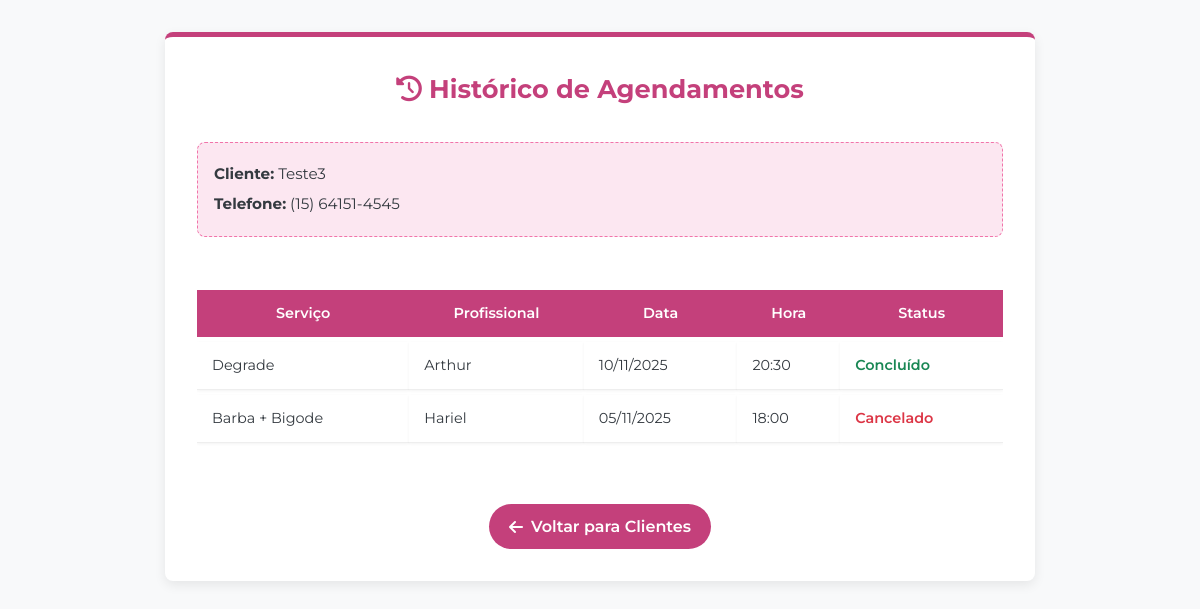
Screenshot of /clientes/historico/?nome=Teste3&telefone=(15) 64151-4545 (signed in) with the database file from the repository.
### LihStudio/models.py (models this page shows, shortened)
class Agendamento(models.Model):
    STATUS_CHOICES = [
        ("pendente", "Pendente"),
        ("confirmado", "Confirmado"),
        ("cancelado", "Cancelado"),
        ("concluido", "Concluído"),
    ]
    pagamento_id = models.CharField(max_length=100, blank=True, null=True, verbose_name="ID do Pagamento")
    pagamento_status = models.CharField(max_length=20, default="pendente", choices=[
        ("pendente", "Pendente"),
        ("aprovado", "Aprovado"),
        ("rejeitado", "Rejeitado"),
        ("processando", "Processando"),
    ], verbose_name="Status do Pagamento")
    contabilizar = models.BooleanField(
        default=False,
        verbose_name="Contabilizar no Faturamento",
        help_text="Marque se este agendamento deve ser incluído nos relatórios de faturamento."
    )
    valor_total = models.DecimalField(
        max_digits=8,
        decimal_places=2,
        null=True,
        blank=True,
        verbose_name="Valor Total (R$)"
    )
    profissional = models.ForeignKey(Profissional, on_delete=models.PROTECT, related_name="agendamentos")
    nome = models.CharField(max_length=100)
    telefone = models.CharField(max_length=20)
    email = models.EmailField()
    servico = models.ForeignKey(
        'Servico',
        on_delete=models.SET_NULL,
        null=True,
        blank=True,
        related_name='agendamentos',
        verbose_name="Serviço"
    )
    servico_nome_snapshot = models.CharField(
        "Nome do Serviço (Snapshot)",
        max_length=100,
        blank=True,
        help_text="Nome do serviço no momento do agendamento (não muda)"
    )
    servico_preco_snapshot = models.DecimalField(
        "Preço do Serviço (Snapshot)",
        max_digits=8,
        decimal_places=2,
        null=True,
        blank=True,
        help_text="Preço do serviço no momento do agendamento (não muda)"
    )
    data = models.DateField()
    hora = models.ForeignKey(HorarioDisponivel, on_delete=models.SET_NULL, null=True, blank=True)
    observacoes = models.TextField(blank=True)
    status = models.CharField(max_length=10, choices=STATUS_CHOICES, default="pendente", verbose_name="Status do Agendamento")
    manutencao_lembrada = models.BooleanField(
        default=False,
        verbose_name="Lembrete de manutenção enviado?",
        help_text="Marcar se o lembrete de manutenção foi enviado após 15 dias"
    )
    confirmado = models.BooleanField(default=False)
    token = models.UUIDField(default=uuid4, editable=False, unique=True)
    criado_em = models.DateTimeField(auto_now_add=True)
    hora_backup = models.TimeField(null=True, blank=True, verbose_name="Hora (backup)")
    def get_servico_display(self):
        if self.servico_nome_snapshot:
            return self.servico_nome_snapshot
        return self.servico.nome if self.servico else "Serviço não definido"

class Profissional(models.Model):
    nome = models.CharField("Nome", max_length=50)
    slug = models.SlugField("Slug", unique=True, help_text="Identificador sem espaços – ex.: NOME")
    ativo = models.BooleanField(default=True)
    class Meta:
        ordering = ["nome"]
        verbose_name = "Profissional"
        verbose_name_plural = "Profissionais"

### LihStudio/views.py (the view)
    def _wrapped_view(request, *args, **kwargs):
        if not request.user.is_authenticated:
            messages.warning(request, 'Você precisa fazer login para acessar esta área.')
            return redirect('login')
        if not request.user.is_superuser:
            messages.error(request, 'Acesso restrito a administradores.')
            return redirect('home')
        return view_func(request, *args, **kwargs)

### LihStudio/views.py (called while the page is built)
def only_admin(view_func):
    def _wrapped_view(request, *args, **kwargs):
        if not request.user.is_authenticated:
            messages.warning(request, 'Você precisa fazer login para acessar esta área.')
            return redirect('login')
        if not request.user.is_superuser:
            messages.error(request, 'Acesso restrito a administradores.')
            return redirect('home')
        return view_func(request, *args, **kwargs)
    return _wrapped_view

@only_admin
def historico_cliente(request):
    nome = request.GET.get('nome')
    telefone = request.GET.get('telefone')
    historico = Agendamento.objects.filter(
        nome=nome,
        telefone=telefone
    ).order_by('-data', '-hora_backup')  # Ordena pelo backup se hora for None
    return render(request, 'LihStudio/historico_cliente.html', {
        'historico': historico,
        'cliente_nome': nome,
        'cliente_telefone': telefone
    })

### LihStudio/templates/LihStudio/historico_cliente.html (shortened to what this page needs)
{% load static %}
<!DOCTYPE html>
<html lang="pt-br">
<head>
    <link rel="stylesheet" href="https://cdnjs.cloudflare.com/ajax/libs/font-awesome/6.4.0/css/all.min.css">
</head>
<body>
    <div class="page-wrapper">
        <div class="container">
            <header class="page-header">
                <h1><i class="fas fa-history"></i> Histórico de Agendamentos</h1>
            </header>
            <div class="client-info">
                <p><strong>Cliente:</strong> {{ cliente_nome }}</p>
                {% if cliente_telefone %}
                <p><strong>Telefone:</strong> {{ cliente_telefone }}</p>
                {% endif %}
            </div>
            {% if historico %}
                <div style="overflow-x: auto;">
                    <table class="table">
                        <thead>
                            <tr>
                                <th>Serviço</th>
                                <th>Profissional</th>
                                <th>Data</th>
                                <th>Hora</th>
                                <th>Status</th>
                            </tr>
                        </thead>
                        <tbody>
                            {% for agendamento in historico %}
                                <tr>
                                    <td>{{ agendamento.get_servico_display }}</td>
                                    <td>{{ agendamento.profissional.nome }}</td>
                                    <td>{{ agendamento.data|date:"d/m/Y" }}</td>
                                    <td>
                                        {% if agendamento.hora %}
                                            {{ agendamento.hora.hora|time:"H:i" }}
                                        {% elif agendamento.hora_backup %}
                                            {{ agendamento.hora_backup|time:"H:i" }}
                                        {% else %}
                                            -
                                        {% endif %}
                                    </td>
                                    <td class="status-{{ agendamento.status }}">
                                        {{ agendamento.get_status_display }}
                                    </td>
                                </tr>
                            {% endfor %}
                        </tbody>
                    </table>
                </div>
            {% else %}
                <div class="empty-state">
                    <i class="fas fa-calendar-times"></i>
                    <h3>Nenhum agendamento encontrado</h3>
                    <p>Este cliente ainda não possui agendamentos registrados.</p>
                </div>
            {% endif %}
            <div style="text-align: center; margin-top: 2rem;">
                <a href="{% url 'lista_clientes' %}" class="btn-back">
                    <i class="fas fa-arrow-left"></i> Voltar para Clientes
                </a>
            </div>
        </div>
    </div>
</body>
</html>

### LihStudio/templates/LihStudio/historico_cliente.html (style rules this page uses)
:root { --primary: #c4407b; --primary-light: #f174aa; --secondary: #fce7f1; --dark: #343a40; --light: #ffffff; --bg-page: #f8f9fa; --success: #198754; --danger: #dc3545; --info: #0d6efd; --border-radius: 8px; --box-shadow: 0 4px 12px rgba(0,0,0,0.08); --transition: all 0.3s ease; }
* { margin: 0; padding: 0; box-sizing: border-box; }
body { font-family: 'Montserrat', sans-serif; background-color: var(--bg-page); color: var(--dark); line-height: 1.6; }
.page-wrapper { max-width: 900px; margin: 2rem auto; padding: 0 15px; }
.container { background: white; border-radius: var(--border-radius); padding: 2rem; box-shadow: var(--box-shadow); border-top: 5px solid var(--primary); }
.page-header { text-align: center; margin-bottom: 2rem; color: var(--primary); }
.page-header h1 { font-size: 1.6rem; margin-bottom: 0.5rem; font-weight: 700; }
.client-info { text-align: left; margin-bottom: 1.5rem; padding: 1rem; background: var(--secondary); border-radius: var(--border-radius); border: 1px dashed var(--primary-light); font-size: 0.95rem; }
.client-info p { margin: 0; padding: 3px 0; }
.client-info strong { color: var(--dark); }
.table { width: 100%; border-collapse: separate; border-spacing: 0 5px; margin: 1.5rem 0; font-size: 0.9rem; }
.table th { background-color: var(--primary); color: white; font-weight: 600; padding: 12px 15px; }
.table td { padding: 12px 15px; text-align: left; border-bottom: 1px solid #eee; background: var(--light); box-shadow: 0 1px 3px rgba(0,0,0,0.05); }
.status-concluido { color: var(--success); font-weight: 600; }
.status-cancelado { color: var(--danger); font-weight: 600; }
.btn-back { display: inline-flex; align-items: center; gap: 0.5rem; padding: 10px 20px; background-color: var(--primary); color: white; text-decoration: none; border-radius: 50px; font-weight: 600; transition: var(--transition); }

### rows the page displays
Agendamento: servico "Degrade", profissional.nome "Arthur", data "10/11/2025", hora_backup "20:30", status "Concluído"
Agendamento: servico "Barba + Bigode", profissional.nome "Hariel", data "05/11/2025", hora_backup "18:00", status "Cancelado"

### other values shown
{{ cliente_nome }} "Teste3"
{{ cliente_telefone }} "(15) 64151-4545"
